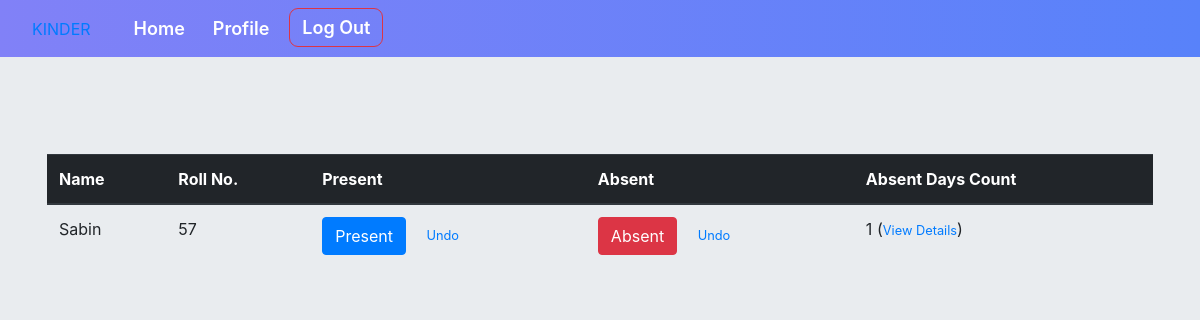
/home/attendance/ (signed in), run on an earlier commit of the app's database.
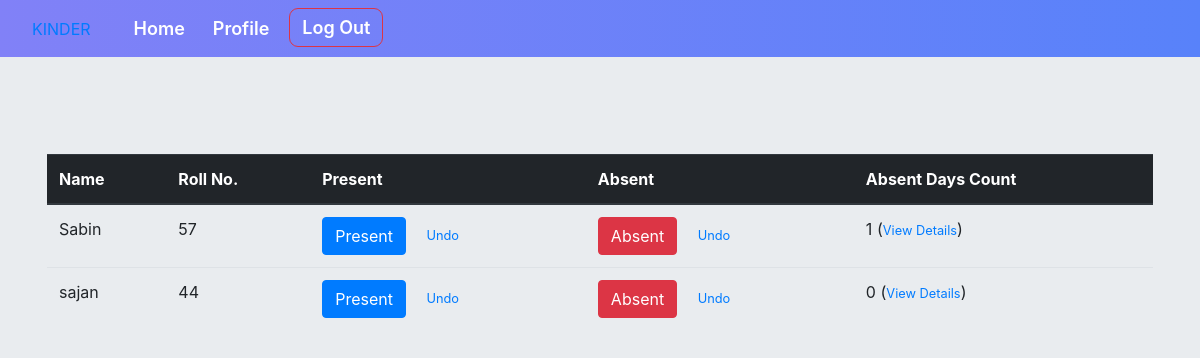
And on a later commit of the database.
### second/models.py (models this page shows, shortened)
class Attend(models.Model):
    student=models.ForeignKey(SID, on_delete=models.CASCADE)
    @property
    def absentdayss(self):
        return self.absentday_set.count()

class SID(models.Model):
    full_name = models.CharField(max_length=30)
    roll = models.IntegerField()
    childid = models.IntegerField()
    teacher = models.ForeignKey(User, on_delete=models.CASCADE)

### second/views.py (the view)
# urls.py: path('attendance/', views.attendance, name='attendance'),
def attendance(request):
    context = {
        'students': Attend.objects.all(),
    }
    return render(request, 'attendance.html', context)

### second/templates/attendance.html (shortened to what this page needs)
{% extends "base1.html" %}
{% block base2 %}
{% load static %}
<!DOCTYPE html>
<html lang="en">
{% load static %}
<head>
    <link rel="stylesheet" type="text/css" href="{% static 'second.css' %}">
</head>
<body style="margin-top: 90px;" class="jumbotron">
<div class="container">
<center>
    <table class="table table-hover" id="mytable">
        <thead class="thead-dark">
            <tr>
                <th>Name</th>
                <th>Roll No.</th>
                <th>Present</th>
                <th>Absent</th>
                <th>Absent Days Count</th>
            </tr>
        </thead>
        {% for i in students %}
        {% if i.student.teacher == user %}
            <tr>
            <td>{{i.student.full_name}}</td>
            <td>{{i.student.roll}}</td>
            <td>
                <a class="present-btn btn btn-primary" href='{% url "present" i.id %}'>Present</a>&emsp;
                <small><a href='{% url "presentdecrease" i.id %}'>Undo</a></small>
            </td>
            <td id="CC">
                <a class="absent-btn btn btn-danger" href='{% url "absent" i.id %}' onclick="worker()">Absent</a>&emsp;
                <small><a href='{% url "absentdecrease" i.id %}'>Undo</a></small>
            </td>
            <td>
                {{i.absentdayss}} (<small><a href="{% url 'attendance-detail' i.id %}">View Details</small></a>)
            </td>
            </tr>
        {% endif%}
        {% endfor %}
    </table>
</center>
</div>
</body>
</html>
{% endblock %}

What changed in the data, as far as the page shows it:
added Attend: student.full_name "sajan", student.roll "44", absentdayss "0"
